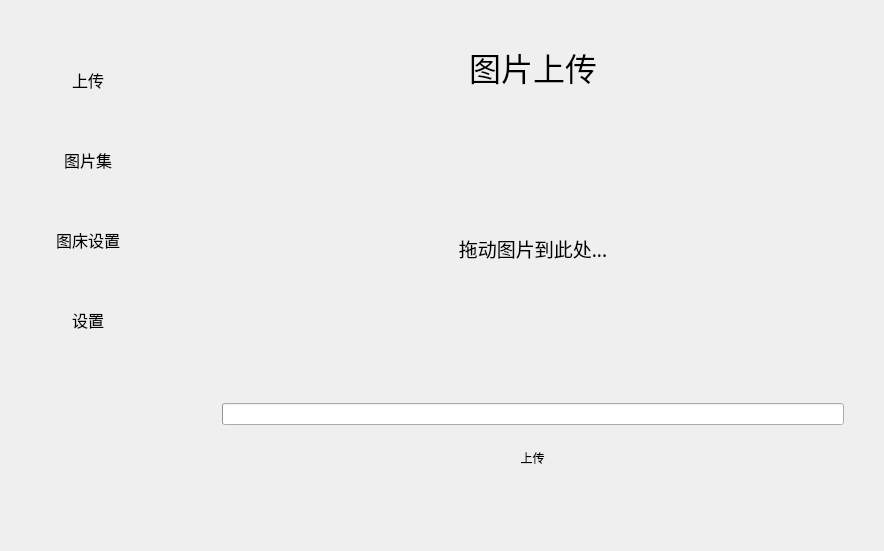
<?xml version="1.0" encoding="UTF-8"?>
<ui version="4.0">
 <class>MainWindow</class>
 <widget class="QMainWindow" name="MainWindow">
  <property name="geometry">
   <rect>
    <x>0</x>
    <y>0</y>
    <width>884</width>
    <height>551</height>
   </rect>
  </property>
  <property name="windowTitle">
   <string>MainWindow</string>
  </property>
  <property name="styleSheet">
   <string notr="true"/>
  </property>
  <widget class="QWidget" name="centralwidget">
   <layout class="QGridLayout" name="gridLayout_2" columnstretch="2,0,8">
    <property name="leftMargin">
     <number>0</number>
    </property>
    <property name="topMargin">
     <number>0</number>
    </property>
    <property name="rightMargin">
     <number>0</number>
    </property>
    <property name="bottomMargin">
     <number>0</number>
    </property>
    <item row="0" column="0">
     <widget class="QWidget" name="pageSwitchWidget" native="true">
      <property name="font">
       <font>
        <family>Microsoft YaHei UI</family>
        <pointsize>12</pointsize>
       </font>
      </property>
      <layout class="QVBoxLayout" name="layout">
       <property name="spacing">
        <number>0</number>
       </property>
       <property name="leftMargin">
        <number>0</number>
       </property>
       <property name="topMargin">
        <number>40</number>
       </property>
       <property name="rightMargin">
        <number>0</number>
       </property>
       <property name="bottomMargin">
        <number>0</number>
       </property>
       <item>
        <widget class="QPushButton" name="pageButton_1">
         <property name="minimumSize">
          <size>
           <width>0</width>
           <height>80</height>
          </size>
         </property>
         <property name="maximumSize">
          <size>
           <width>16777215</width>
           <height>16777215</height>
          </size>
         </property>
         <property name="font">
          <font>
           <family>Microsoft YaHei UI</family>
           <pointsize>12</pointsize>
          </font>
         </property>
         <property name="cursor">
          <cursorShape>ArrowCursor</cursorShape>
         </property>
         <property name="text">
          <string>上传</string>
         </property>
         <property name="icon">
          <iconset resource="../resources.qrc">
           <normaloff>:/res/icons/page1.png</normaloff>:/res/icons/page1.png</iconset>
         </property>
         <property name="checkable">
          <bool>false</bool>
         </property>
         <property name="checked">
          <bool>false</bool>
         </property>
         <property name="flat">
          <bool>true</bool>
         </property>
        </widget>
       </item>
       <item>
        <widget class="QPushButton" name="pageButton_3">
         <property name="minimumSize">
          <size>
           <width>0</width>
           <height>80</height>
          </size>
         </property>
         <property name="maximumSize">
          <size>
           <width>16777215</width>
           <height>16777215</height>
          </size>
         </property>
         <property name="cursor">
          <cursorShape>ArrowCursor</cursorShape>
         </property>
         <property name="styleSheet">
          <string notr="true"/>
         </property>
         <property name="text">
          <string>图片集</string>
         </property>
         <property name="flat">
          <bool>true</bool>
         </property>
        </widget>
       </item>
       <item>
        <widget class="QPushButton" name="pageButton_2">
         <property name="minimumSize">
          <size>
           <width>0</width>
           <height>80</height>
          </size>
         </property>
         <property name="maximumSize">
          <size>
           <width>16777215</width>
           <height>16777215</height>
          </size>
         </property>
         <property name="cursor">
          <cursorShape>ArrowCursor</cursorShape>
         </property>
         <property name="styleSheet">
          <string notr="true"/>
         </property>
         <property name="text">
          <string>图床设置</string>
         </property>
         <property name="flat">
          <bool>true</bool>
         </property>
        </widget>
       </item>
       <item>
        <widget class="QPushButton" name="pageButton_4">
         <property name="minimumSize">
          <size>
           <width>0</width>
           <height>80</height>
          </size>
         </property>
         <property name="maximumSize">
          <size>
           <width>16777215</width>
           <height>16777215</height>
          </size>
         </property>
         <property name="font">
          <font>
           <family>Microsoft YaHei UI</family>
           <pointsize>12</pointsize>
          </font>
         </property>
         <property name="cursor">
          <cursorShape>ArrowCursor</cursorShape>
         </property>
         <property name="styleSheet">
          <string notr="true"/>
         </property>
         <property name="text">
          <string>设置</string>
         </property>
         <property name="flat">
          <bool>true</bool>
         </property>
        </widget>
       </item>
       <item>
        <spacer name="verticalSpacer">
         <property name="orientation">
          <enum>Qt::Vertical</enum>
         </property>
         <property name="sizeHint" stdset="0">
          <size>
           <width>20</width>
           <height>40</height>
          </size>
         </property>
        </spacer>
       </item>
      </layout>
     </widget>
    </item>
    <item row="0" column="2">
     <widget class="QStackedWidget" name="stackedWidget">
      <property name="styleSheet">
       <string notr="true"/>
      </property>
      <property name="frameShape">
       <enum>QFrame::NoFrame</enum>
      </property>
      <property name="frameShadow">
       <enum>QFrame::Plain</enum>
      </property>
      <property name="lineWidth">
       <number>0</number>
      </property>
      <property name="currentIndex">
       <number>0</number>
      </property>
      <widget class="QWidget" name="uploadPage">
       <property name="sizePolicy">
        <sizepolicy hsizetype="Expanding" vsizetype="Expanding">
         <horstretch>0</horstretch>
         <verstretch>0</verstretch>
        </sizepolicy>
       </property>
       <layout class="QGridLayout" name="gridLayout" rowstretch="1,5,1,1">
        <property name="leftMargin">
         <number>40</number>
        </property>
        <property name="topMargin">
         <number>40</number>
        </property>
        <property name="rightMargin">
         <number>40</number>
        </property>
        <property name="bottomMargin">
         <number>80</number>
        </property>
        <property name="horizontalSpacing">
         <number>40</number>
        </property>
        <property name="verticalSpacing">
         <number>20</number>
        </property>
        <item row="3" column="0">
         <layout class="QHBoxLayout" name="horizontalLayout_3">
          <property name="spacing">
           <number>0</number>
          </property>
          <property name="leftMargin">
           <number>0</number>
          </property>
          <property name="topMargin">
           <number>0</number>
          </property>
          <item>
           <spacer name="horizontalSpacer_2">
            <property name="orientation">
             <enum>Qt::Horizontal</enum>
            </property>
            <property name="sizeType">
             <enum>QSizePolicy::Maximum</enum>
            </property>
            <property name="sizeHint" stdset="0">
             <size>
              <width>40</width>
              <height>20</height>
             </size>
            </property>
           </spacer>
          </item>
          <item>
           <widget class="QPushButton" name="uploadButton">
            <property name="sizePolicy">
             <sizepolicy hsizetype="Minimum" vsizetype="Fixed">
              <horstretch>0</horstretch>
              <verstretch>0</verstretch>
             </sizepolicy>
            </property>
            <property name="maximumSize">
             <size>
              <width>159</width>
              <height>16777215</height>
             </size>
            </property>
            <property name="styleSheet">
             <string notr="true"/>
            </property>
            <property name="text">
             <string>上传</string>
            </property>
            <property name="flat">
             <bool>true</bool>
            </property>
           </widget>
          </item>
          <item>
           <spacer name="horizontalSpacer">
            <property name="orientation">
             <enum>Qt::Horizontal</enum>
            </property>
            <property name="sizeType">
             <enum>QSizePolicy::Maximum</enum>
            </property>
            <property name="sizeHint" stdset="0">
             <size>
              <width>40</width>
              <height>20</height>
             </size>
            </property>
           </spacer>
          </item>
         </layout>
        </item>
        <item row="1" column="0">
         <widget class="QLabel" name="dragBox">
          <property name="maximumSize">
           <size>
            <width>16777213</width>
            <height>16777215</height>
           </size>
          </property>
          <property name="font">
           <font>
            <family>Microsoft YaHei UI Light</family>
            <pointsize>14</pointsize>
           </font>
          </property>
          <property name="cursor">
           <cursorShape>ArrowCursor</cursorShape>
          </property>
          <property name="text">
           <string>拖动图片到此处...</string>
          </property>
          <property name="alignment">
           <set>Qt::AlignCenter</set>
          </property>
         </widget>
        </item>
        <item row="2" column="0">
         <widget class="QProgressBar" name="uploadProgress">
          <property name="sizePolicy">
           <sizepolicy hsizetype="Expanding" vsizetype="Fixed">
            <horstretch>0</horstretch>
            <verstretch>0</verstretch>
           </sizepolicy>
          </property>
          <property name="value">
           <number>0</number>
          </property>
          <property name="textVisible">
           <bool>false</bool>
          </property>
          <property name="orientation">
           <enum>Qt::Horizontal</enum>
          </property>
          <property name="textDirection">
           <enum>QProgressBar::TopToBottom</enum>
          </property>
          <property name="format">
           <string>%p%</string>
          </property>
         </widget>
        </item>
        <item row="0" column="0">
         <widget class="QLabel" name="label">
          <property name="font">
           <font>
            <family>Microsoft YaHei UI</family>
            <pointsize>24</pointsize>
           </font>
          </property>
          <property name="layoutDirection">
           <enum>Qt::LeftToRight</enum>
          </property>
          <property name="text">
           <string>图片上传</string>
          </property>
          <property name="textFormat">
           <enum>Qt::PlainText</enum>
          </property>
          <property name="alignment">
           <set>Qt::AlignCenter</set>
          </property>
         </widget>
        </item>
       </layout>
      </widget>
      <widget class="QWidget" name="page_5">
       <layout class="QVBoxLayout" name="verticalLayout_3">
        <item>
         <widget class="QPushButton" name="pushButton_7">
          <property name="text">
           <string>2</string>
          </property>
         </widget>
        </item>
       </layout>
      </widget>
      <widget class="QWidget" name="page_4">
       <layout class="QHBoxLayout" name="horizontalLayout_2">
        <item>
         <widget class="QPushButton" name="pushButton_8">
          <property name="text">
           <string>3</string>
          </property>
         </widget>
        </item>
       </layout>
      </widget>
      <widget class="QWidget" name="page_3">
       <widget class="QPushButton" name="pushButton_9">
        <property name="geometry">
         <rect>
          <x>170</x>
          <y>200</y>
          <width>80</width>
          <height>20</height>
         </rect>
        </property>
        <property name="text">
         <string>4</string>
        </property>
       </widget>
      </widget>
      <widget class="QWidget" name="page_2">
       <widget class="QPushButton" name="pushButton_2">
        <property name="geometry">
         <rect>
          <x>330</x>
          <y>400</y>
          <width>80</width>
          <height>20</height>
         </rect>
        </property>
        <property name="text">
         <string>PushButton</string>
        </property>
       </widget>
       <widget class="QToolButton" name="toolButton">
        <property name="geometry">
         <rect>
          <x>430</x>
          <y>400</y>
          <width>38</width>
          <height>19</height>
         </rect>
        </property>
        <property name="text">
         <string>...</string>
        </property>
       </widget>
      </widget>
     </widget>
    </item>
   </layout>
  </widget>
  <widget class="QMenuBar" name="menubar">
   <property name="geometry">
    <rect>
     <x>0</x>
     <y>0</y>
     <width>884</width>
     <height>26</height>
    </rect>
   </property>
  </widget>
 </widget>
 <resources>
  <include location="../resources.qrc"/>
 </resources>
 <connections/>
</ui>
